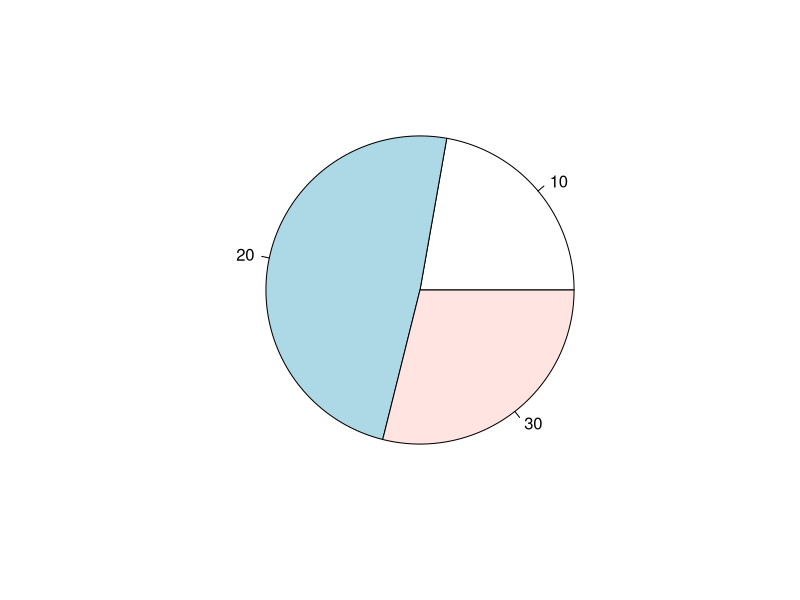
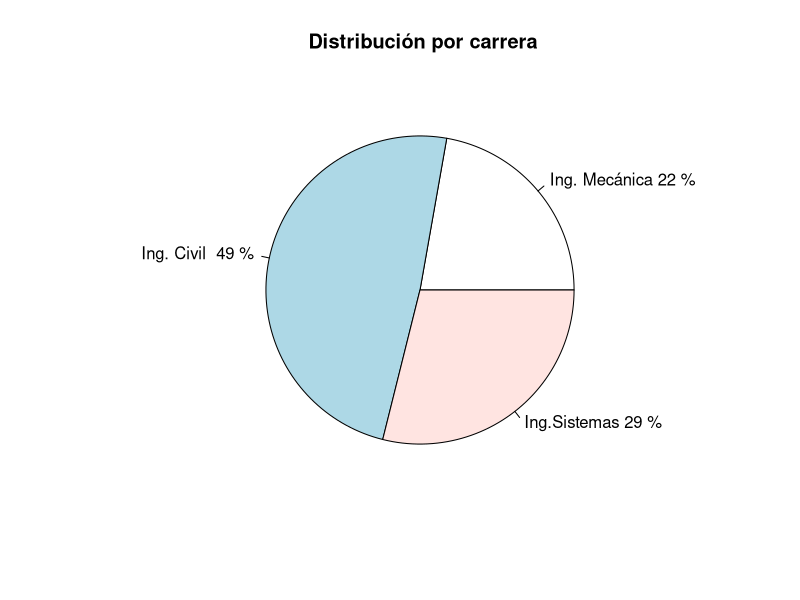
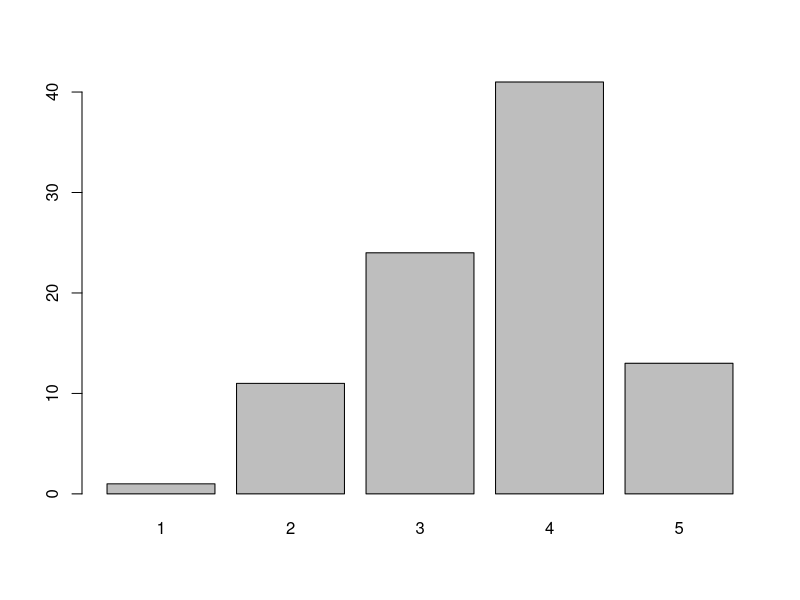
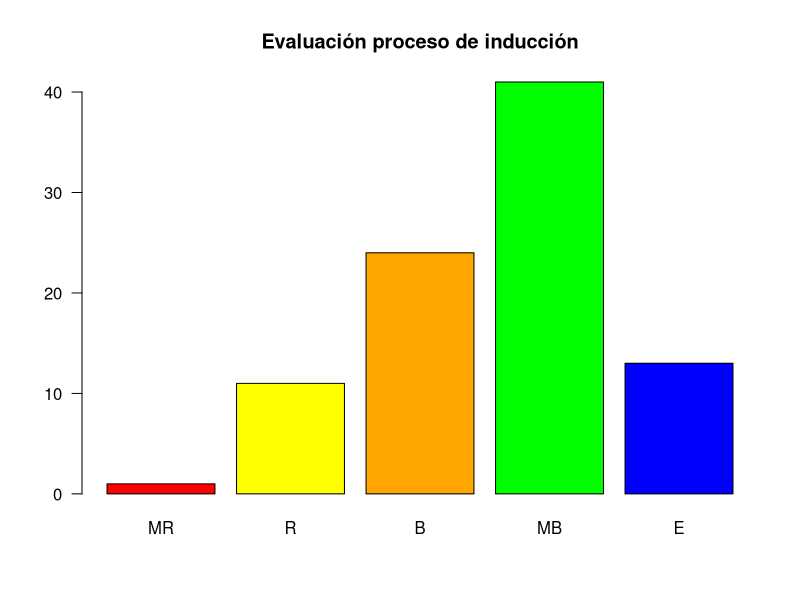
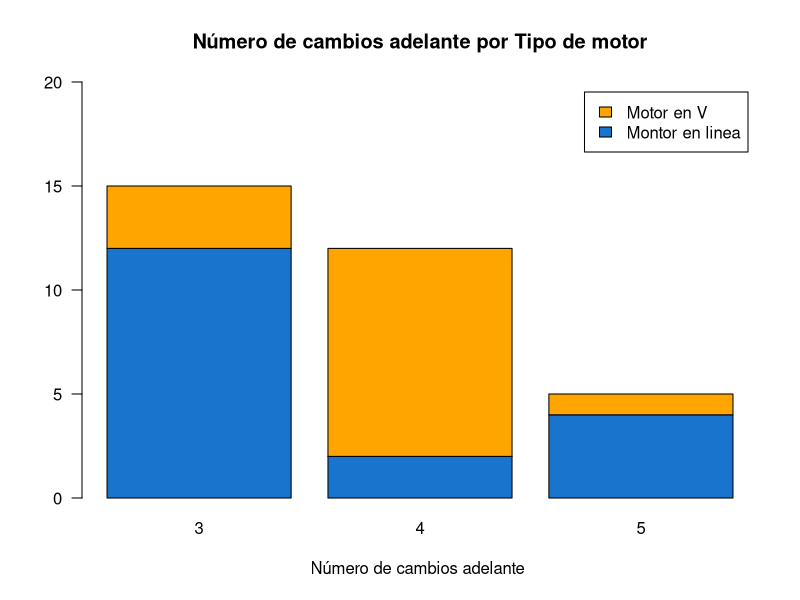
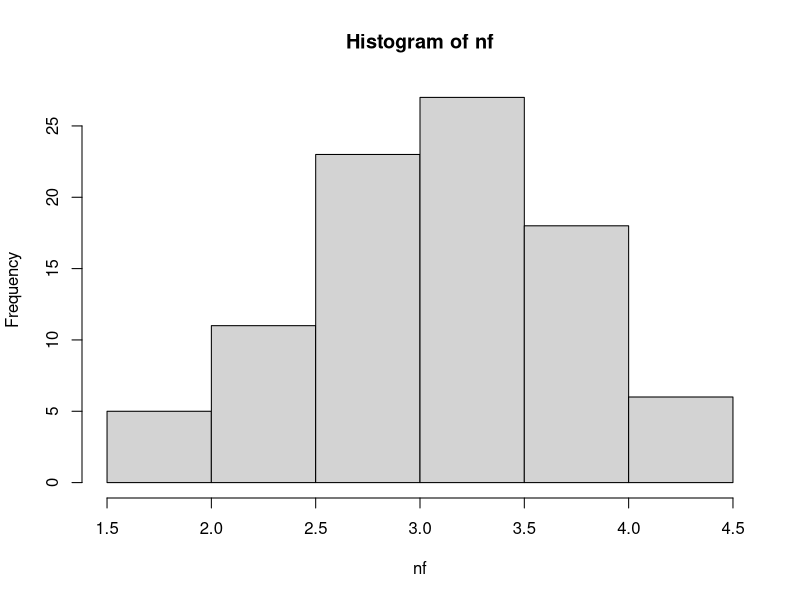
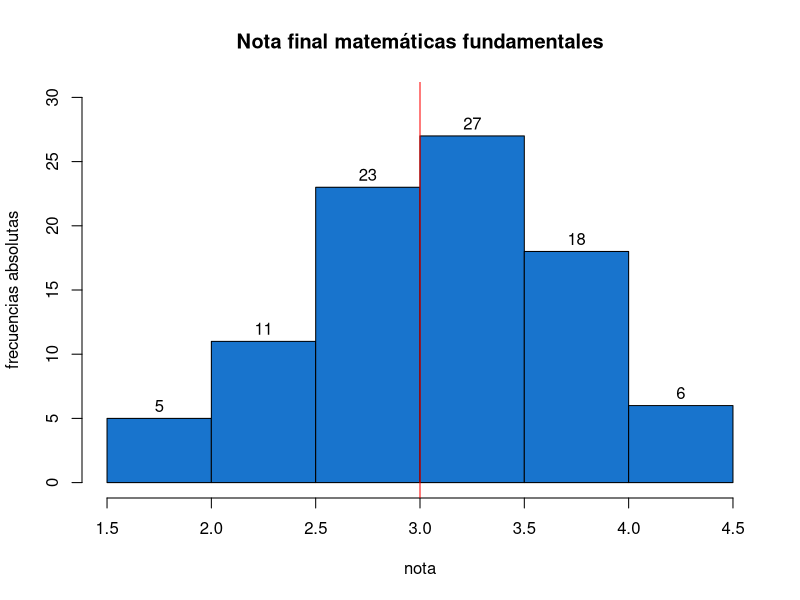
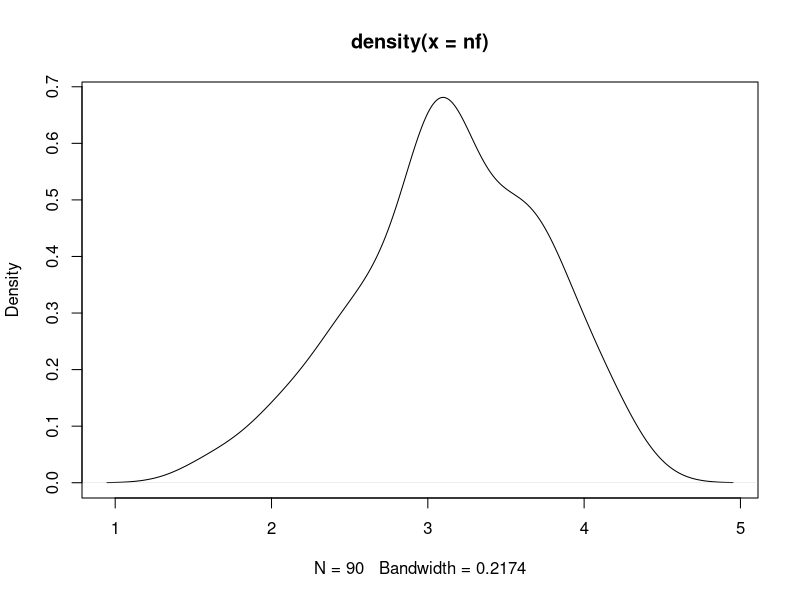

Reproduce these figures in R, in order.
# Variable cualitativa, escala nominal
cc=c(20, 10, 20, 20, 20, 20, 20, 20, 20, 30, 20, 20, 20, 10, 30, 20, 20, 30, 20, 
     30, 30, 20, 10, 30, 20, 20, 30, 30, 10, 20, 10, 20, 20, 20, 10, 20, 10, 20, 
     20, 30, 30, 30, 10, 30, 20, 20, 20, 20, 20, 20, 10, 20, 30, 30, 10, 10, 10, 
     20, 10, 20, 10, 30, 20, 10, 20, 30, 10, 30, 30, 30, 20, 30, 30, 30, 30, 30, 
     30, 20, 10, 30, 10, 20, 20, 10, 20, 20, 20, 20, 10, 20) 

t=table(cc)
pie(t)
labs=c("Ing. Mecánica","Ing. Civil ","Ing.Sistemas") 
names(t)=labs
pct=round(t/sum(t)*100) 
labs=paste(labs, pct)
labs=paste(labs, "%", sep = " ") 
t1=table(cc)
pie(t1, 
    labels=labs, 
    main=" Distribución por carrera")
#-------------------------------------------------------------------------------
# Variabel cualitativa escala ordinal
ev=table(rbinom(90,5,0.70))
barplot(ev)


names(ev)=c("MR","R","B","MB","E")
barplot(ev, col=c("red","yellow","orange","green","blue"), 
        main = "Evaluación proceso de inducción",las=1)

#·-----------------------------------------------------------------------------

counts <- table(mtcars$vs, mtcars$gear)
rownames(counts)=c("Montor en linea", "Motor en V")
barplot(counts, main="Número de cambios adelante por Tipo de motor",  
        xlab="Número de cambios adelante ",
        col=c("dodgerblue3","orange"),
        legend = rownames(counts), las=1, ylim = c(0,20))

#·-----------------------------------------------------------------------------
nf=c(4.1, 2.7, 3.1, 3.2, 3.0, 3.2, 2.0, 2.4, 1.6, 3.2, 3.1, 2.6, 2.0, 2.4, 2.8, 
     3.3, 4.0, 3.4, 3.0, 3.1, 2.7, 2.7, 3.0, 3.8, 3.2, 2.2, 3.5, 3.5, 3.8, 3.5, 
     3.9, 4.2, 4.3, 3.9, 3.2, 3.5, 3.5, 3.7, 4.1, 3.7, 3.5, 3.6, 3.2, 3.1, 3.4, 
     3.0, 3.0, 3.0, 2.7, 1.7, 3.6, 2.1, 2.4, 3.0, 3.1, 2.5, 2.5, 3.6, 2.2, 2.4,
     3.1, 3.3, 2.7, 3.7, 3.0, 2.7, 3.0, 3.2, 3.1, 2.4, 3.0, 2.7, 2.5, 3.0, 3.0, 
     3.0, 3.2, 3.1, 3.8, 4.1, 3.7, 3.5, 3.0, 3.7, 3.7, 4.1, 3.7, 3.9, 3.7, 2.0)

# Diagrama de tallos y hojas
stem(nf)
#·-----------------------------------------------------------------------------
hist(nf)


h1=hist(nf, 
        main = "Nota final matemáticas fundamentales", 
        xlab = "nota", ylab="frecuencias absolutas", 
        labels=TRUE, 
        col="dodgerblue3",
        ylim = c(0,30))
abline(v=3,col="red")
#·-----------------------------------------------------------------------------
nf=c(4.1, 2.7, 3.1, 3.2, 3.0, 3.2, 2.0, 2.4, 1.6, 3.2, 3.1, 2.6, 2.0, 2.4, 2.8,
     3.3, 4.0, 3.4, 3.0, 3.1, 2.7, 2.7, 3.0, 3.8, 3.2, 2.2, 3.5, 3.5, 3.8, 3.5,
     3.9, 4.2, 4.3, 3.9, 3.2, 3.5, 3.5, 3.7, 4.1, 3.7, 3.5, 3.6, 3.2, 3.1, 3.4, 
     3.0, 3.0, 3.0, 2.7, 1.7, 3.6, 2.1, 2.4, 3.0, 3.1, 2.5, 2.5, 3.6, 2.2, 2.4, 
     3.1, 3.3, 2.7, 3.7, 3.0, 2.7, 3.0, 3.2, 3.1, 2.4, 3.0, 2.7, 2.5, 3.0, 3.0, 
     3.0, 3.2, 3.1, 3.8, 4.1, 3.7, 3.5, 3.0, 3.7, 3.7, 4.1, 3.7, 3.9, 3.7, 2.0)

d=density(nf)
plot(d)

plot(density(nf), 
     main="Distribución notas de matemátias fundamentales", 
     col="dodgerblue3", 
     lwd=5 )
#·-----------------------------------------------------------------------------
nf=c(4.1, 2.7, 3.1, 3.2, 3.0, 3.2, 2.0, 2.4, 1.6, 3.2, 3.1, 2.6, 2.0, 2.4, 2.8,
     3.3, 4.0, 3.4, 3.0, 3.1, 2.7, 2.7, 3.0, 3.8, 3.2, 2.2, 3.5, 3.5, 3.8, 3.5, 
     3.9, 4.2, 4.3, 3.9, 3.2, 3.5, 3.5, 3.7, 4.1, 3.7, 3.5, 3.6, 3.2, 3.1, 3.4, 
     3.0, 3.0, 3.0, 2.7, 1.7, 3.6, 2.1, 2.4, 3.0, 3.1, 2.5, 2.5, 3.6, 2.2, 2.4,
     3.1, 3.3, 2.7, 3.7, 3.0, 2.7, 3.0, 3.2, 3.1, 2.4, 3.0, 2.7, 2.5, 3.0, 3.0, 
     3.0, 3.2, 3.1, 3.8, 4.1, 3.7, 3.5, 3.0, 3.7, 3.7, 4.1, 3.7, 3.9, 3.7, 2.0)

boxplot(nf)

boxplot(nf, main="Nota final matemáticas fundamentales",
        col="dodgerblue3",las=1)
abline(h=3, col="red")
#·-----------------------------------------------------------------------------
nf=c(4.1, 2.7, 3.1, 3.2, 3.0, 3.2, 2.0, 2.4, 1.6, 3.2, 3.1, 2.6, 2.0, 2.4, 2.8,
     3.3, 4.0, 3.4, 3.0, 3.1, 2.7, 2.7, 3.0, 3.8, 3.2, 2.2, 3.5, 3.5, 3.8, 3.5, 
     3.9, 4.2, 4.3, 3.9, 3.2, 3.5, 3.5, 3.7, 4.1, 3.7, 3.5, 3.6, 3.2, 3.1, 3.4, 
     3.0, 3.0, 3.0, 2.7, 1.7, 3.6, 2.1, 2.4, 3.0, 3.1, 2.5, 2.5, 3.6, 2.2, 2.4,
     3.1, 3.3, 2.7, 3.7, 3.0, 2.7, 3.0, 3.2, 3.1, 2.4, 3.0, 2.7, 2.5, 3.0, 3.0,
     3.0, 3.2, 3.1, 3.8, 4.1, 3.7, 3.5, 3.0, 3.7, 3.7, 4.1, 3.7, 3.9, 3.7, 2.0)

cc=c(20, 10, 20, 20, 20, 20, 20, 20, 20, 30, 20, 20, 20, 10, 30, 20, 20, 30, 20, 
     30, 30, 20, 10, 30, 20, 20, 30, 30, 10, 20, 10, 20, 20, 20, 10, 20, 10, 20, 
     20, 30, 30, 30, 10, 30, 20, 20, 20, 20, 20, 20, 10, 20, 30, 30, 10, 10, 10,
     20, 10, 20, 10, 30, 20, 10, 20, 30, 10, 30, 30, 30, 20, 30, 30, 30, 30, 30,
     30, 20, 10, 30, 10, 20, 20, 10, 20, 20, 20, 20, 10, 20)

boxplot(nf~cc)

labs=c("Ing. Mecánica","Ing. Civil ","Ing.Sistemas") 
boxplot((nf~cc),main="Nota final matemáticas fundamentales por carrera", 
        col="dodgerblue3")
abline(h=3, col="red")
abline(h=4, col="blue")
#·-----------------------------------------------------------------------------
ed=round(rnorm(90,18,1),1)
plot(ed, nf)

plot(ed,nf, 
     main="Edad vs Nota final matemáticas fundamentales", 
     ylim = c(0,5), 
     xlab = "Edad", 
     ylab = "Nota final",
     col="dodgerblue3",
     pch=19, 
     las=1)
grid()
#·-----------------------------------------------------------------------------
plot(AirPassengers, 
     main="Número de pasajeros por mes", 
     col="dodgerblue3", 
     lwd = 2)

# Resumen --------------------------------------------------------------------
x=rnorm(100,100,20)
y=rnorm(100,100,25)
z=rbinom(100,4,0.30)
t=1:100
par(mfrow=c(2, 2))
pie(table(z))
barplot(table(z))
stem(x)
hist(x)
boxplot(x)
plot(x,y)
plot(t,y, type="l")
plot(density(x))
dev.off() # resetea formato
# ------------------------------------------------------------------------------
